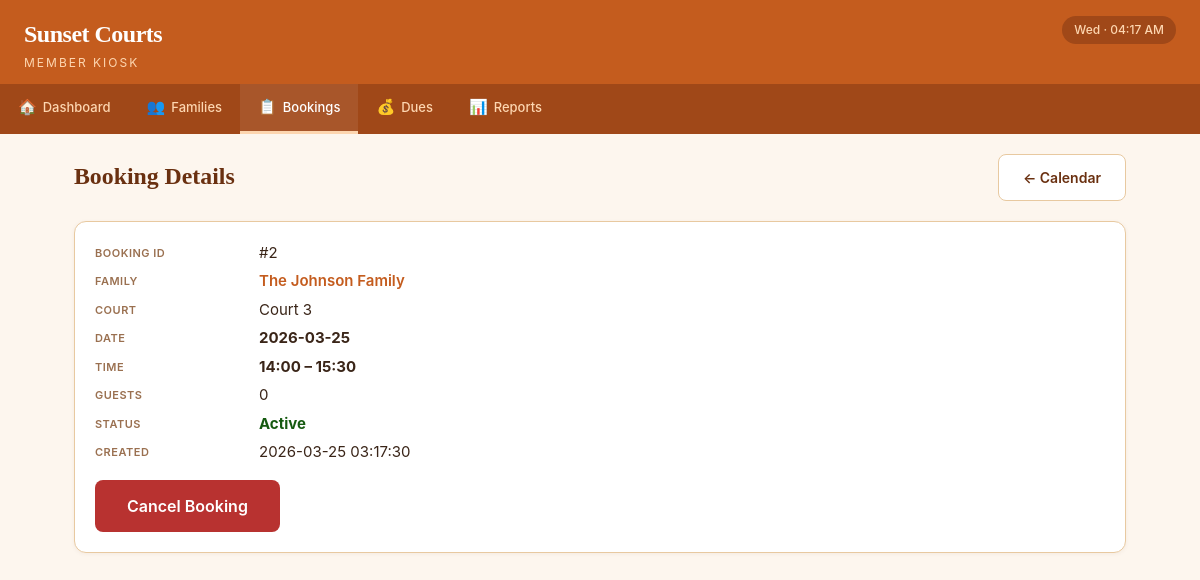
/bookings/2, run on the app's committed database.
### tables this page shows
CREATE TABLE bookings (
            booking_id      INTEGER  PRIMARY KEY AUTOINCREMENT,
            family_id       INTEGER  NOT NULL,
            court_id        INTEGER  NOT NULL,
            booking_date    DATE     NOT NULL,
            start_time      TEXT     NOT NULL,
            end_time        TEXT     NOT NULL,
            guest_count     INTEGER  NOT NULL DEFAULT 0,
            notes           TEXT,
            is_cancelled    INTEGER  NOT NULL DEFAULT 0,
            created_at      DATETIME NOT NULL DEFAULT (datetime('now')),
            FOREIGN KEY (family_id) REFERENCES families(family_id) ON DELETE CASCADE,
            FOREIGN KEY (court_id)  REFERENCES courts(court_id)  ON DELETE CASCADE
        );

CREATE TABLE families (
            family_id       INTEGER PRIMARY KEY AUTOINCREMENT,
            family_name     TEXT    NOT NULL,
            primary_contact TEXT,
            phone           TEXT,
            email           TEXT,
            join_date       DATE    NOT NULL DEFAULT (date('now')),
            is_banned       INTEGER NOT NULL DEFAULT 0,
            notes           TEXT,
            created_at      DATETIME NOT NULL DEFAULT (datetime('now'))
        );

CREATE TABLE courts (
            court_id    INTEGER PRIMARY KEY AUTOINCREMENT,
            court_name  TEXT    NOT NULL UNIQUE,
            status      TEXT    NOT NULL DEFAULT 'Available'
        );

### app.py (the view)
@app.route('/bookings/<int:booking_id>')
def booking_view(booking_id):
    booking = query_db('''
        SELECT b.*, f.family_name, f.is_banned, c.court_name
        FROM bookings b
        JOIN families f ON b.family_id = f.family_id
        JOIN courts c ON b.court_id = c.court_id
        WHERE b.booking_id = ?
    ''', (booking_id,), one=True)
    if not booking:
        flash('Booking not found.', 'error')
        return redirect(url_for('booking_calendar'))
    return render_template('bookings/view.html', booking=booking)

### app.py (called while the page is built)
@app.context_processor
def inject_globals():
    now = datetime.now()
    return {
        'today_display': now.strftime('%a · %I:%M %p')
    }

### db.py (called while the page is built)
def get_db():
    conn = sqlite3.connect(DB_PATH)
    conn.execute("PRAGMA foreign_keys = ON")
    conn.row_factory = sqlite3.Row
    return conn

def query_db(query, args=(), one=False):
    conn = get_db()
    try:
        cursor = conn.execute(query, args)
        results = cursor.fetchall()
        return results[0] if one and results else (None if one else results)
    finally:
        conn.close()

### templates/bookings/view.html (shortened to what this page needs)
{% extends "base.html" %}
{% block content %}
<div class="page-header">
    <h2>Booking Details</h2>
    <a href="{{ url_for('booking_calendar', date=booking.booking_date) }}" class="btn btn-outline">← Calendar</a>
</div>
<div class="card">
    <div class="detail-grid">
        <div class="label">Booking ID</div><div class="value">#{{ booking.booking_id }}</div>
        <div class="label">Family</div>
        <div class="value"><a href="{{ url_for('member_view', family_id=booking.family_id) }}" style="font-weight:600;">{{ booking.family_name }}</a>
            {% if booking.is_banned %}<span class="badge badge-banned">Banned</span>{% endif %}</div>
        <div class="label">Court</div><div class="value">{{ booking.court_name }}</div>
        <div class="label">Date</div><div class="value"><strong>{{ booking.booking_date }}</strong></div>
        <div class="label">Time</div><div class="value"><strong>{{ booking.start_time }} – {{ booking.end_time }}</strong></div>
        <div class="label">Guests</div><div class="value">{{ booking.guest_count }}{% if booking.guest_count > 2 %} <span style="color:var(--warning-text);">(exceeds limit)</span>{% endif %}</div>
        <div class="label">Status</div><div class="value">{% if booking.is_cancelled %}<span style="color:var(--danger);font-weight:700;">Cancelled</span>{% else %}<span style="color:var(--open-text);font-weight:700;">Active</span>{% endif %}</div>
        <div class="label">Created</div><div class="value">{{ booking.created_at }}</div>
    </div>
    {% if not booking.is_cancelled %}
    <form method="POST" action="{{ url_for('booking_cancel', booking_id=booking.booking_id) }}"
          onsubmit="return confirm('Cancel this booking?');" class="mt-16">
        <button type="submit" class="btn btn-danger btn-lg">Cancel Booking</button>
    </form>
    {% endif %}
</div>
{% endblock %}

### static/css/style.css (style rules this page uses)
:root { --terra: #c45c1e; --terra-dark: #a04818; --terra-darker: #6a3010; --terra-light: #fdd6b0; --terra-lighter: #fde8d0; --terra-bg: #fdf6ee; --white: #ffffff; --card: #fffaf5; --border: #e8c9a0; --border-light: #f0dcc0; --text: #3a2518; --text-muted: #9a7050; --text-section: #9a6a3a; --open-bg: #e8f5e0; --open-text: #155a10; --open-border: #a8d890; --busy-bg: #fef3e0; --busy-text: #6a4008; --busy-border: #e8c870; --maint-bg: #eef1f4; --maint-text: #3a4a5a; --maint-border: #c0cad4; --danger: #b83230; --danger-hover: #962826; --danger-bg: #fce8e8; --success-bg: #d1e7dd; --success-text: #0a5132; --warning-bg: #fff3cd; --warning-text: #856404; --error-bg: #f8d7da; --error-text: #842029; --radius: 12px; --radius-sm: 8px; --radius-pill: 10px; --shadow: 0 1px 4px rgba(106, 48, 16, 0.06); --shadow-lg: 0 4px 16px rgba(106, 48, 16, 0.10); --font-display: Georgia, 'Times New Roman', serif; --font-body: -apple-system, BlinkMacSystemFont, 'Segoe UI', sans-serif; --transition: all 0.15s ease; }
*, *::before, *::after { box-sizing: border-box; margin: 0; padding: 0; }
html { font-size: 17px; -webkit-tap-highlight-color: transparent; }
body { font-family: var(--font-body); background: var(--terra-bg); color: var(--text); line-height: 1.5; min-height: 100vh; }
a { color: var(--terra); text-decoration: none; }
.page-header { display: flex; align-items: center; justify-content: space-between; flex-wrap: wrap; gap: 12px; margin-bottom: 20px; }
.page-header h2 { font-size: 1.4rem; font-weight: 700; color: var(--terra-darker); font-family: var(--font-display); }
.card { background: var(--white); border: 1.5px solid var(--border); border-radius: var(--radius); padding: 20px; margin-bottom: 16px; box-shadow: var(--shadow); }
.btn { display: inline-flex; align-items: center; justify-content: center; gap: 8px; padding: 12px 24px; font-size: 14px; font-weight: 600; font-family: var(--font-body); border: none; border-radius: var(--radius-sm); cursor: pointer; transition: var(--transition); text-decoration: none; white-space: nowrap; min-height: 44px; min-width: 44px; }
.btn-danger { background: var(--danger); color: var(--white); }
.btn-outline { background: var(--white); color: var(--terra-darker); border: 1.5px solid var(--border); }
.btn-lg { padding: 16px 32px; font-size: 16px; }
.detail-grid { display: grid; grid-template-columns: 150px 1fr; gap: 6px 14px; margin-bottom: 16px; }
.detail-grid .label { font-weight: 600; color: var(--text-muted); text-transform: uppercase; font-size: 11px; letter-spacing: 0.5px; padding-top: 3px; }
.detail-grid .value { font-size: 15px; }
.mt-16 { margin-top: 16px; }

### data on the page
bookings: booking_id "2", booking_date "2026-03-25", start_time "14:00", end_time "15:30", guest_count "0", created_at "2026-03-25 03:17:30"
families: family_name "The Johnson Family"
courts: court_name "Court 3"
